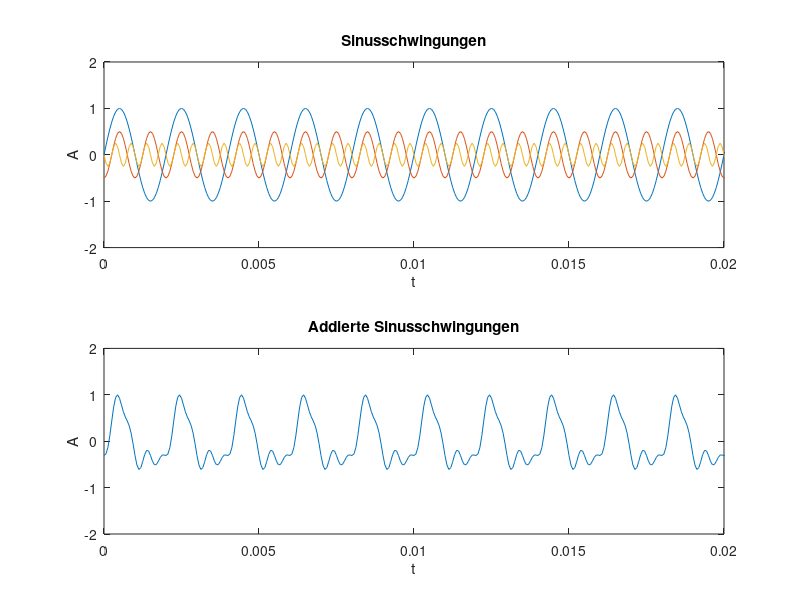

Reproduce this figure in MATLAB. (Note: this script raises an error after producing the figure.)
clc;
clear;
close all;

% Parameter für erste Sinusschwingung
f1 = 500; % Frequenz in Herz
A1 = 1; % Amplitude
phi1 = 0; % Phasenverschiebung

% Parameter für zweite Sinusschwingung
f2 = 1000;
A2 = 0.5;
phi2 = -pi/2;

% Parameter für dritte Sinusschwingung
f3 = 2000;
A3 = 0.25;
phi3 = pi;

f_a = 16000; % Abtastfrequenz in Hz
afl = 16; % Auflösung 16 Bit

Ta = 1/f_a;
t = 0:Ta:5-Ta; % Dauer 5 Sekunden
tanz = 0:Ta:0.020 - Ta; % Anzeige x-Achse

A_t1 = A1 * sin(2 * pi * f1 * t + phi1);
A_t2 = A2 * sin(2 * pi * f2 * t + phi2);
A_t3 = A3 * sin(2 * pi * f3 * t + phi3);

A_ges = A_t1 + A_t2 + A_t3; % Dieses Array enthält jetzt Werte größer -1 bis 1
% Suche maximalwert
maxWert = max(abs(A_ges));
% Teile den Vektor durch den Maximalwert
A_ges = A_ges / maxWert;

figure('Name',"Sinusschwingungen")
subplot(2,1,1)
plot(t, A_t1, t, A_t2, t,A_t3);
axis([0 0.02 -2 2]);
title("Sinusschwingungen");
ylabel("A");
xlabel("t");

subplot(2,1,2)
plot(t, A_ges);
axis([0 0.02 -2 2]);
title("Addierte Sinusschwingungen");
ylabel("A");
xlabel("t");

% Fouriertransformation
N_1 = f_a * 0.05;
N_2 = f_a * 0.100;
N_3 = f_a * 0.500;
N_4 = f_a * 1;
N_5 = f_a * 5;

Nvec = [N_1 N_2 N_3 N_4 N_5];

figure('Name',"Fouriertransformierte")
FFTAnalize(A_ges, f_a, Nvec)

audiowrite("aufgabe1_output.wav", A_ges, f_a, "BitsPerSample",afl);
%Stefan----------------------------------------------------------------------
[avec aFS] = audioread("../../wav/Stefan_A.wav");
[ivec iFS] = audioread("../../wav/Stefan_I.wav");

% Stelle Sprachsignale dar
figure("Name","Sprachsignale");
subplot(2,1,1);
plot(avec);
title("A-Sprachsignal");

subplot(2,1,2);
plot(ivec);
title("I-Sprachsignal");

% Berechne und gebe Transformierte Signale aus
figure('Name',"Sprache-Fouriertransformiert A")
FFTAnalize(avec, aFS, Nvec(1:4));
figure('Name',"Sprache-Fouriertransformiert I")
FFTAnalize(ivec, iFS, Nvec(1:4));

%Marc----------------------------------------------------------------------
[avec aFS] = audioread("../../wav/Marc_A.wav");
[ivec iFS] = audioread("../../wav/Marc_I.wav");

% Stelle Sprachsignale dar
figure("Name","Sprachsignale");
subplot(2,1,1);
plot(avec);
title("A-Sprachsignal");

subplot(2,1,2);
plot(ivec);
title("I-Sprachsignal");

% Berechne und gebe Transformierte Signale aus
figure('Name',"Sprache-Fouriertransformiert A")
FFTAnalize(avec, aFS, Nvec(1:4));
figure('Name',"Sprache-Fouriertransformiert I")
FFTAnalize(ivec, iFS, Nvec(1:4));

%David----------------------------------------------------------------------
[avec aFS] = audioread("../../wav/David_A.wav");
[ivec iFS] = audioread("../../wav/David_I.wav");
[hvec hFS] = audioread("../../wav/David_H.wav");

% Stelle Sprachsignale dar
figure("Name","Sprachsignale");
subplot(2,1,1);
plot(avec);
title("A-Sprachsignal");

subplot(2,1,2);
plot(ivec);
title("I-Sprachsignal");

% Berechne und gebe Transformierte Signale aus
figure('Name',"Sprache-Fouriertransformiert A")
FFTAnalize(avec, aFS, Nvec(1:4));
figure('Name',"Sprache-Fouriertransformiert I")
FFTAnalize(ivec, iFS, Nvec(1:4));
figure('Name',"Sprache-Fouriertransformiert H")
FFTAnalize(hvec, hFS, Nvec(1:4));

